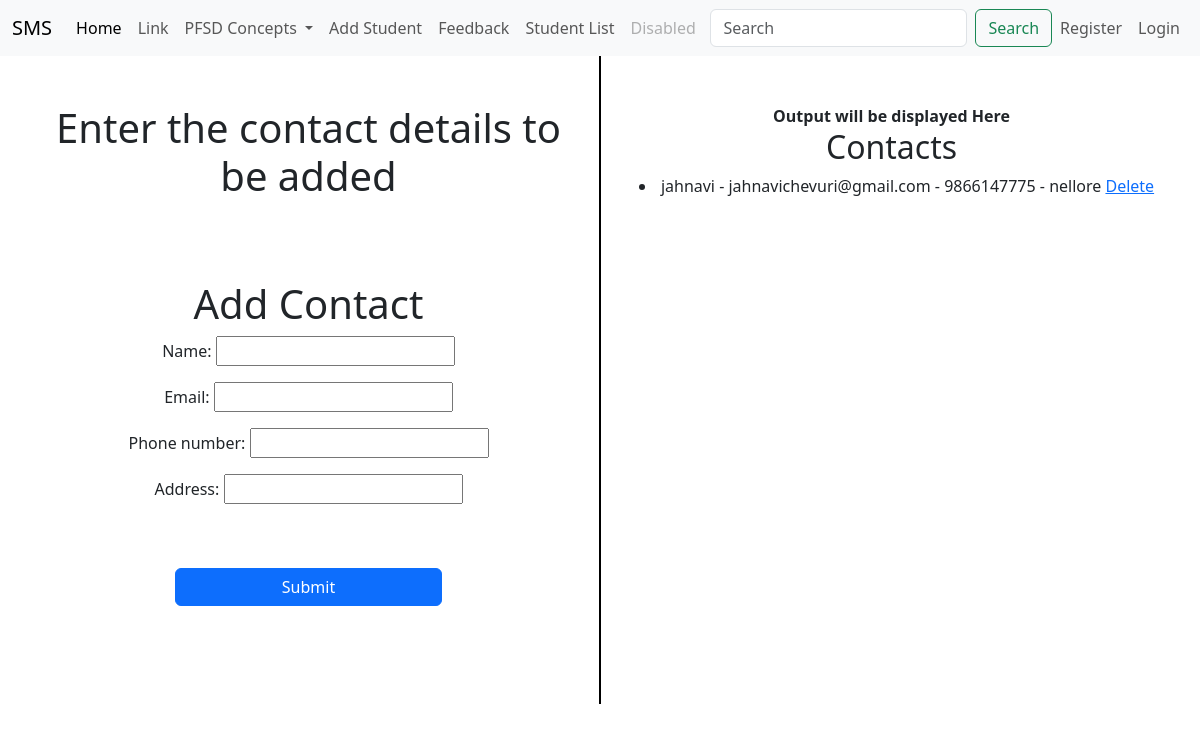
The app's page /add_contact/ with its own data.
### adminapp/models.py (models this page shows, shortened)
class Contact(models.Model):
    name = models.CharField(max_length=200)
    email = models.EmailField()
    phone_number = models.CharField(max_length=15)  # Adjust the max_length as needed
    address = models.CharField(max_length=200)
    created_at = models.DateTimeField(auto_now_add=True)

### adminapp/views.py (the view)
# urls.py: path('add_contact/', views.add_contact, name='add_contact'),
def add_contact(request):
    if request.method == 'POST':
        form = ContactForm(request.POST)
        if form.is_valid():
            contact_instance = form.save(commit=False)
            contact_instance.save()
            user_email = request.user.email
            user_first_name = request.user.first_name
            subject = 'New Contact Added'
            message = (
                f'Hello, {user_first_name},\n\n'
                f'A new contact has been added with the following details:\n'
                f'Name: {contact_instance.name}\n'
                f'Email: {contact_instance.email}\n'
                f'Phone Number: {contact_instance.phone_number}\n'
                f'Address: {contact_instance.address}\n\n'  # Updated to address
                f'Thank you!'
            )
            from_email = 'jahnavichevuri@gmail.com'
            recipient_list = [user_email]
            send_mail(subject, message, from_email, recipient_list)
            return redirect('add_contact')  # Redirect after saving
    else:
        form = ContactForm()
    contacts = Contact.objects.all()
    return render(request, 'adminapp/contact.html', {'form': form, 'contacts': contacts})

### adminapp/forms.py
class ContactForm(forms.ModelForm):
    class Meta:
        model = Contact
        fields = ['name', 'email', 'phone_number', 'address']

### templates/adminapp/contact.html (shortened to what this page needs)
{% extends 'Navbar/Projectnavbar.html' %}
{% load static %}
{% block body %}
<div class="container text-center">
  <div class="row">
    <div class="col">
        <br><br>
        <h1>Enter the contact details to be added</h1>
        <br><br><br>
        <h1>Add Contact</h1>
        <form method="post" action="{% url 'add_contact' %}">{% csrf_token %}
            {{ form.as_p }}
            <br><br>
            <div class="d-grid gap-2 col-6 mx-auto">
                <button class="btn btn-primary" type="submit">Submit</button>
            </div>
        </form>
    </div>
      <br><br><br><br><br><br><br><br><br><br><br><br><br><br><br><br>
      <br><br><br><br><br><br><br><br><br><br><br>
       <div class="col-auto d-flex align-items-center">
      <div style="border-left: 2px solid black; height: 100%;"></div>
    </div>
    <div class="col">
        <br><br>
        <strong>Output will be displayed Here</strong>
        <h2>Contacts</h2>
        <ul>
            {% for contact in contacts %}
                <li>
                    {{ contact.name }} - {{ contact.email }} - {{ contact.phone_number }} - {{ contact.address }}
                    <a href="{% url 'delete_contact' contact.pk %}">Delete</a>
                </li>
            {% endfor %}
        </ul>
    </div>
  </div>
</div>
{% endblock %}

### records on screen
Contact: name "jahnavi", email "jahnavichevuri@gmail.com", phone_number "9866147775", address "nellore"
